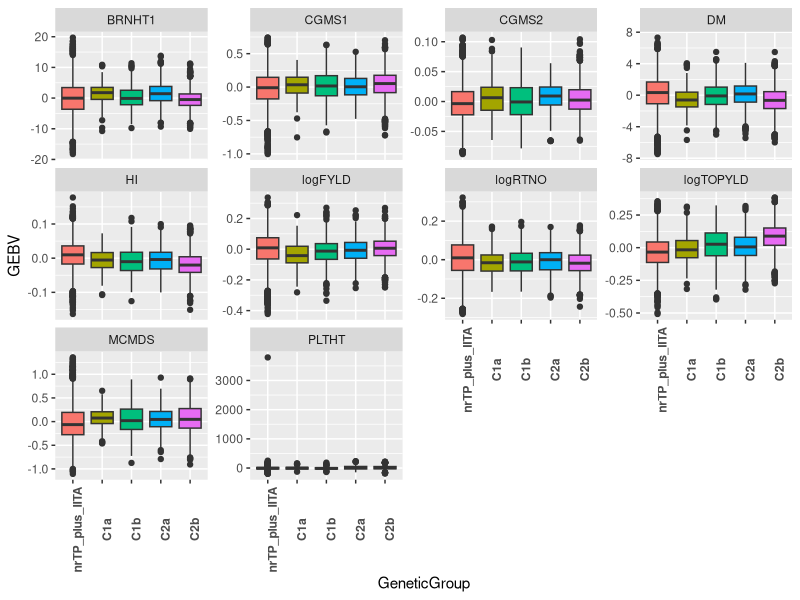
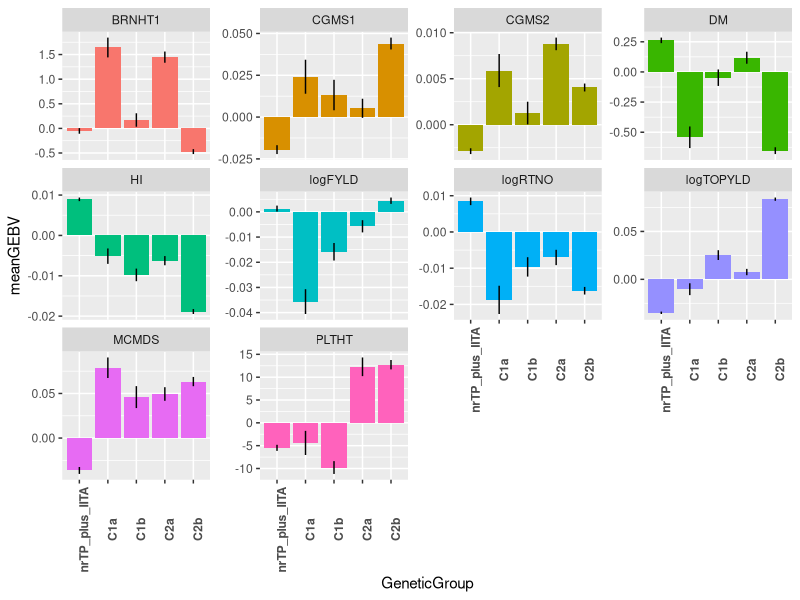

Here is the R script that generated these plots, in order:
## ---- chunk 1
knitr::opts_chunk$set(echo = TRUE, message = FALSE, warning = F, tidy = T)
## ---- chunk 2
library(tidyverse)
gebvs<-read.csv("output/GEBV_NRCRI_IITAaugmented_OutliersRemovedTRUE_73119.csv", stringsAsFactors = F)
gebvs %>% count(GeneticGroup)
gebvs$GeneticGroup <-factor(gebvs$GeneticGroup,levels=c("nrTP_plus_IITA","C1a","C1b","C2a","C2b"))
traits<-colnames(gebvs) %>% grep("GID|GeneticGroup",.,value = T, invert = T)
## ---- chunk 3
boxplotGenGain<-function(gebvs,traits){
  # Input
  # traits: vector of columns in df containing gebvs
  # gebvs: an input dataframe with columns containing gebvs
  ## gebvs$GeneticGroup: one column should be named GeneticGroup...
  ##                  and be a factor with levels ordered 
  ##                  in sequence by breeding cycle
  gebvs_long<-gebvs %>% 
    tidyr::pivot_longer(cols=traits,names_to = "Trait",values_to = "GEBV")
  gebvs_long %>% 
    ggplot2::ggplot(.,aes(x=GeneticGroup,y=GEBV, fill=GeneticGroup)) + 
    geom_boxplot() + 
    facet_wrap(~Trait,scales='free_y') + 
    theme(axis.text.x = element_text(face = 'bold',angle = 90),
          legend.position = 'none') }
## ---- chunk 4
boxplotGenGain(gebvs = gebvs,traits = traits)
## ---- chunk 5
barplotGenGain<-function(gebvs,traits){
  # Input
  # traits: vector of columns in df containing gebvs
  # gebvs: an input dataframe with columns containing gebvs
  ## gebvs$GeneticGroup: one column should be named GeneticGroup...
  ##                  and be a factor with levels ordered 
  ##                  in sequence by breeding cycle
gebvs_long<-gebvs %>% 
    tidyr::pivot_longer(cols=traits,names_to = "Trait",values_to = "GEBV")
  
gebvs_long %>% 
  group_by(Trait,GeneticGroup) %>% 
  summarize(meanGEBV=mean(GEBV),
            stdErr=sd(GEBV)/sqrt(n()),
            upperSE=meanGEBV+stdErr,
            lowerSE=meanGEBV-stdErr) %>% 
  ggplot(.,aes(x=GeneticGroup,y=meanGEBV,fill=Trait)) + 
  geom_bar(stat = 'identity') + 
  geom_linerange(aes(ymax=upperSE,
                     ymin=lowerSE)) + 
  facet_wrap(~Trait,scales='free_y') + 
  theme(axis.text.x = element_text(face = 'bold',angle = 90),
        legend.position = 'none') }
## ---- chunk 6
barplotGenGain(gebvs = gebvs,traits = traits)
